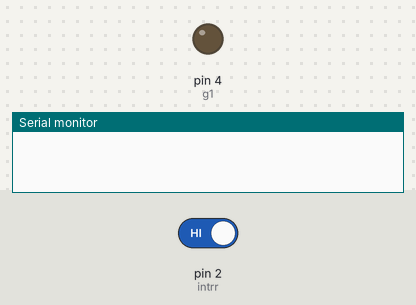
Recording of a sketch running on a simulated Arduino Uno, built with avr-gcc and run on an emulated ATmega328P. On the bench: output pins drawn as LEDs (lit = HIGH), the last lines printed to the serial monitor. Inputs (shaded band) come from the test bench; at power-on: pin 2 (intrr) HIGH. Pins used as bus, display or sensor lines are not drawn.

Above: at 5.2 s.
5.3 s: pin 2 (intrr) driven LOW
7.2 s: pin 2 (intrr) driven HIGH
At 8.7 s:
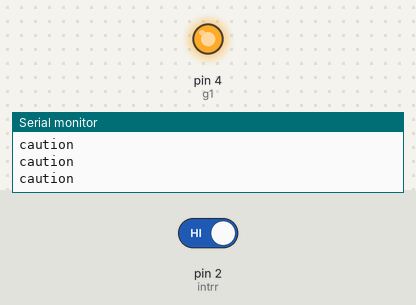
Timing chart, 0 to 15.2 s (numbered marks = the images above; inputs shaded):
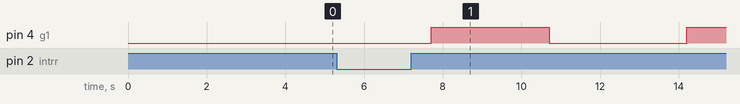

The sketch:

task-2.ino
```cpp
    int r1= 8;  //port declaration
    int y1= 3;
    int g1= 4;
    int r2= 5;
    int y2= 6;
    int g2= 7;
    int intrr =2;

void setup() {
  Serial.begin(9600);

  pinMode(r1,OUTPUT);  //port state
  pinMode(g1,OUTPUT);
  pinMode(y1,OUTPUT);
  pinMode(r2,OUTPUT);
  pinMode(g2,OUTPUT);
  pinMode(y2,OUTPUT);
  attachInterrupt(digitalPinToInterrupt(intrr), caution, LOW);

  initial();
for(int i=0;i<4;i++){
  digitalWrite(y1,HIGH);
  digitalWrite(y2,HIGH);
  delay(500);
  digitalWrite(y1,LOW);
  digitalWrite(y2,LOW);
  delay(500);

}}
 void initial(){
   digitalWrite(r1,LOW);   //iNiTiAlIzAtIoN
   digitalWrite(y1,LOW);
   digitalWrite(g1,LOW);
   digitalWrite(r2,LOW);
   digitalWrite(y2,LOW);
   digitalWrite(g2,LOW);
 }


  void caution(){
   digitalWrite(r1,HIGH);   //iNiTiAlIzAtIoN
   digitalWrite(y1,LOW);
   digitalWrite(g1,LOW);
   digitalWrite(r2,HIGH);
   digitalWrite(y2,LOW);
   digitalWrite(g2,LOW);
   Serial.println("caution");
    }
void loop() {
   digitalWrite(r1,HIGH);   //1st way
   digitalWrite(y1,LOW);
   digitalWrite(g1,LOW);

   digitalWrite(r2,LOW);   //2nd way
   digitalWrite(y2,LOW);
   digitalWrite(g2,HIGH);
      delay(3000);

   digitalWrite(r1,LOW);    //1st way
   digitalWrite(y1,HIGH);
   digitalWrite(g1,LOW);

   digitalWrite(r2,LOW);    //2nd way
   digitalWrite(y2,HIGH);
   digitalWrite(g2,LOW);
      delay(500);

   digitalWrite(r1,LOW);    //1st way
   digitalWrite(y1,LOW);
   digitalWrite(g1,HIGH);

   digitalWrite(r2,HIGH);   //2nd way
   digitalWrite(y2,LOW);
   digitalWrite(g2,LOW);
     delay(3000);
  }
```

Measured:
- after the input at 7.2 s, pin 4 (g1): LOW → HIGH after 0.51 s, → LOW 3.0 s later, → HIGH 3.5 s later
